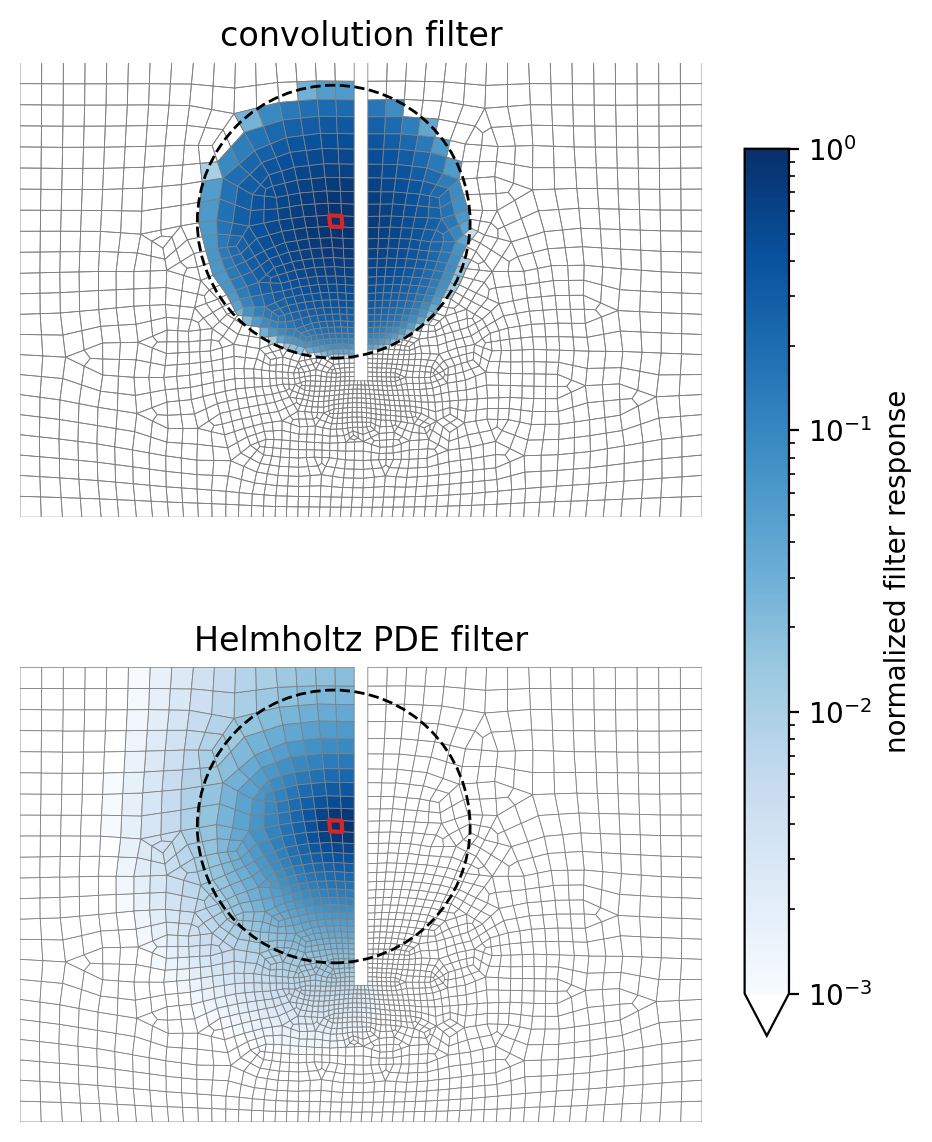

The Python source for this figure:
# SPDX-License-Identifier: GPL-3.0-or-later
"""
Illustrate how convolution (density) filters and Helmholtz PDE filters behave
next to a gap in the design domain, similar to Fig. 1 (right) of

Lazarov, Boyan Stefanov, and Ole Sigmund. "Filters in topology optimization
based on Helmholtz-type differential equations." International journal for
numerical methods in engineering 86.6 (2011): 765-781.

The domain is a rectangle with a thin slit, meshed with irregular
quadrilaterals by gmsh. A unit density is placed in a single element next to
the slit and both filters are applied:

- convolution filter with hat kernel max(0, R - |x_i - x_j|): the filter
  reaches straight across the slit into material that is not connected.
- Helmholtz filter -r^2 Laplace(rho_f) + rho_f = rho with homogeneous Neumann
  boundary conditions: the slit is a boundary, so the response has to travel
  around the tip of the slit and practically nothing arrives on the other side.

The length scales are matched via R = 2*sqrt(3)*r (Eq. 34 of the paper).
"""
from os.path import dirname, abspath, join
from tempfile import TemporaryDirectory

import numpy as np
import gmsh
import matplotlib.pyplot as plt
from matplotlib.collections import PolyCollection
from matplotlib.colors import LogNorm
from matplotlib.patches import Circle
from scipy.sparse import coo_matrix
from scipy.sparse.linalg import spsolve

from topoptlab.geometry_parser import read_mesh
from topoptlab.elements.poisson import _lk_poisson
from topoptlab.elements.mass_scalar import _lm_mass

# geometry: domain [0,LX]x[0,LY] with a slit of width SLIT_W at x=SLIT_X from
# y=SLIT_Y0 to the top edge
LX, LY = 1.5, 1.0
SLIT_X, SLIT_W, SLIT_Y0 = 0.75, 0.03, 0.3
# mesh size far from (LC_MAX) and close to (LC_MIN) the slit
LC_MAX, LC_MIN = 0.1, 0.02
# filter radius of convolution filter and equivalent Helmholtz length scale
R = 0.3
r = R / (2 * np.sqrt(3))
# location close to which the unit density is placed (left of the slit)
SOURCE = np.array([SLIT_X - 0.06, 0.65])
# lower limit of the log color scale
VMIN = 1e-3


def create_mesh(meshfile: str) -> None:
    """
    Mesh the slit domain with irregular quadrilaterals and write to file.
    """
    gmsh.initialize()
    gmsh.option.setNumber("General.Terminal", 0)
    gmsh.model.add("slit")
    domain = gmsh.model.occ.addRectangle(0, 0, 0, LX, LY)
    slit = gmsh.model.occ.addRectangle(SLIT_X - SLIT_W / 2, SLIT_Y0, 0,
                                       SLIT_W, LY - SLIT_Y0)
    gmsh.model.occ.cut([(2, domain)], [(2, slit)])
    gmsh.model.occ.synchronize()
    # graded mesh size: fine at the slit, coarse far away
    slit_pt = gmsh.model.occ.addPoint(SLIT_X, SLIT_Y0, 0)
    gmsh.model.occ.synchronize()
    dist = gmsh.model.mesh.field.add("Distance")
    gmsh.model.mesh.field.setNumbers(dist, "PointsList", [slit_pt])
    thresh = gmsh.model.mesh.field.add("Threshold")
    gmsh.model.mesh.field.setNumber(thresh, "InField", dist)
    gmsh.model.mesh.field.setNumber(thresh, "SizeMin", LC_MIN)
    gmsh.model.mesh.field.setNumber(thresh, "SizeMax", LC_MAX)
    gmsh.model.mesh.field.setNumber(thresh, "DistMin", 0.05)
    gmsh.model.mesh.field.setNumber(thresh, "DistMax", 0.8)
    gmsh.model.mesh.field.setAsBackgroundMesh(thresh)
    gmsh.option.setNumber("Mesh.MeshSizeExtendFromBoundary", 0)
    gmsh.option.setNumber("Mesh.MeshSizeFromPoints", 0)
    gmsh.option.setNumber("Mesh.MeshSizeFromCurvature", 0)
    # unstructured all-quad mesh
    gmsh.option.setNumber("Mesh.Algorithm", 8)
    gmsh.option.setNumber("Mesh.RecombineAll", 1)
    gmsh.option.setNumber("Mesh.SubdivisionAlgorithm", 1)
    gmsh.model.mesh.generate(2)
    gmsh.write(meshfile)
    gmsh.finalize()
    return


def element_areas_centroids(xe: np.ndarray) -> tuple[np.ndarray, np.ndarray]:
    """
    Area (shoelace formula) and centroid of each quadrilateral.
    """
    x, y = xe[..., 0], xe[..., 1]
    area = 0.5 * np.abs((x * np.roll(y, -1, axis=1)
                         - np.roll(x, -1, axis=1) * y).sum(axis=1))
    return area, xe.mean(axis=1)


def convolution_filter(centroids: np.ndarray, areas: np.ndarray,
                       rho: np.ndarray) -> np.ndarray:
    """
    Classic density filter with hat kernel based on Euclidean distance.
    """
    dist = np.linalg.norm(centroids[:, None, :] - centroids[None, :, :],
                          axis=-1)
    w = np.maximum(0., R - dist) * areas[None, :]
    return (w @ rho) / w.sum(axis=1)


def helmholtz_filter(coords: np.ndarray, elnodes: np.ndarray,
                     rho: np.ndarray) -> np.ndarray:
    """
    Helmholtz filter on an arbitrary quadrilateral mesh. Homogeneous Neumann
    boundary conditions are fulfilled naturally by the weak form.
    """
    xe = coords[elnodes]
    nel, nnel = elnodes.shape
    # element matrices r^2 * Laplace + mass
    KE = _lk_poisson(xe=xe, k=r**2 * np.eye(2)) + _lm_mass(xe=xe)
    iK = np.repeat(elnodes, nnel, axis=1).flatten()
    jK = np.tile(elnodes, (1, nnel)).flatten()
    KF = coo_matrix((KE.flatten(), (iK, jK)),
                    shape=(coords.shape[0],) * 2).tocsc()
    # element density -> nodal right hand side: int N_i dOmega
    TE = _lm_mass(xe=xe).sum(axis=2)
    TF = coo_matrix((TE.flatten(),
                     (elnodes.flatten(), np.repeat(np.arange(nel), nnel))),
                    shape=(coords.shape[0], nel)).tocsc()
    # solve and average nodal values back to elements
    rho_nodal = spsolve(KF, TF @ rho)
    return rho_nodal[elnodes].mean(axis=1)


def plot_field(ax, xe: np.ndarray, field: np.ndarray, source: int,
               title: str) -> None:
    """
    Plot element field on the mesh with the source element highlighted. Log
    color scale, values below VMIN (incl. exactly zero) are shown white.
    """
    cmap = plt.get_cmap("Blues").copy()
    cmap.set_under("white")
    coll = PolyCollection(xe, array=field / field.max(), cmap=cmap,
                          norm=LogNorm(vmin=VMIN, vmax=1.),
                          edgecolors="0.5", linewidths=0.3)
    ax.add_collection(coll)
    ax.add_collection(PolyCollection(xe[[source]], facecolors="none",
                                     edgecolors="tab:red", linewidths=1.5))
    ax.add_patch(Circle(SOURCE, R, fill=False, linestyle="--",
                        edgecolor="k", linewidth=1.))
    ax.set_xlim(0, LX)
    ax.set_ylim(0, LY)
    ax.set_aspect("equal")
    ax.set_axis_off()
    ax.set_title(title)
    return coll


if __name__ == "__main__":
    with TemporaryDirectory() as tmpdir:
        meshfile = join(tmpdir, "slit.msh")
        create_mesh(meshfile)
        mesh = read_mesh(meshfile)
    coords, elnodes = mesh["coords"], mesh["elnodes"]
    xe = coords[elnodes]
    areas, centroids = element_areas_centroids(xe)
    # unit density in element closest to source location
    source = np.argmin(np.linalg.norm(centroids - SOURCE, axis=1))
    rho = np.zeros(elnodes.shape[0])
    rho[source] = 1.
    #
    fig, axs = plt.subplots(2, 1, figsize=(5.5, 7.2))
    plot_field(axs[0], xe, convolution_filter(centroids, areas, rho), source,
               "convolution filter")
    coll = plot_field(axs[1], xe, helmholtz_filter(coords, elnodes, rho),
                      source, "Helmholtz PDE filter")
    fig.colorbar(coll, ax=axs, shrink=0.8, label="normalized filter response", extend="min")
    fig.savefig(join(dirname(abspath(__file__)), "pde_filter_gaps.png"),
                bbox_inches="tight", dpi=200)
